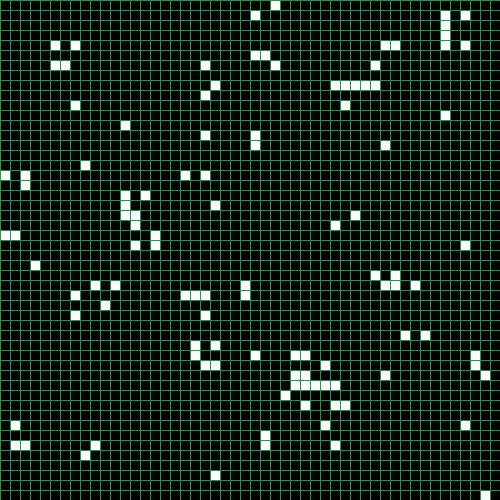
Frame 1 (no input)
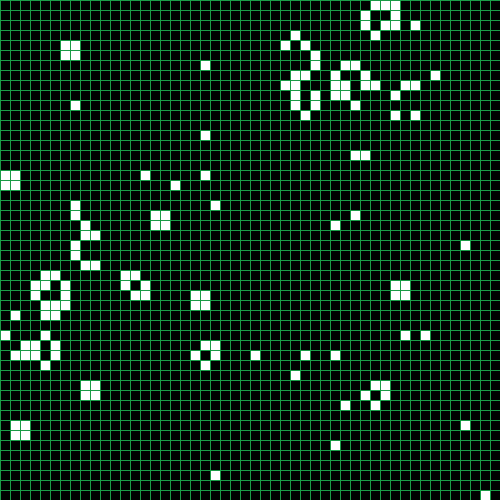
Frame 60 (the mouse pressed at the canvas centre just before this capture)
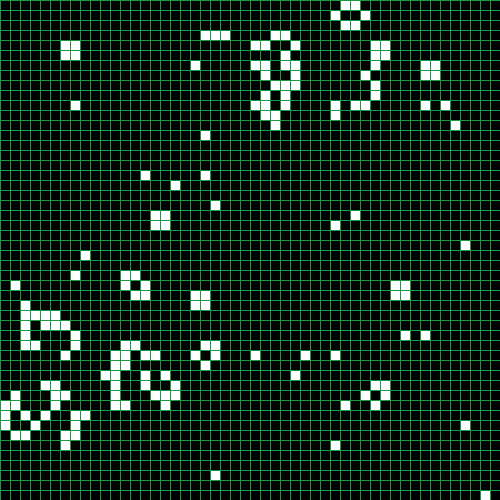
Frame 120 (the mouse held since frame 60 and released just before this capture)

The Processing sketch that drew these frames (run headless with seeded random() and noise(); from frame 60 on, the mouse is pressed at the canvas centre):

// Processing sketch: processing_166582
// ── processing_166582.pde

int cols = 50;
int rows = 50;
int videoScale = 10;

// Declare 2D array
Life[][] myArray = new Life[cols][rows];

boolean start = true;

void setup() {
  size(500, 500);
  background(0);
  frameRate(15);
}


void draw() {
  if (keyPressed == true && (key == 'r' || key == 'R')) {
    start = true;
  }

  if (start == true) {
    start = false;
    // create random board
    for (int i = 0; i < cols; i++) {
      for (int j = 0; j < rows; j++) {
        boolean status = randBool();
        myArray[i][j] = new Life(i, j, status, false);
      }
    }

    // Draw points
    for (int i = 0; i < cols; i++) {
      for (int j = 0; j < rows; j++) {
        drawLife(i, j, myArray[i][j].living);
      }
    }
  }

  int neighbors;
  // simulating life
  for (int i = 0; i < cols; i++) {
    for (int j = 0; j < rows; j++) {
      neighbors = countNeighbor(i, j);
      if (myArray[i][j].living == false && neighbors == 3) {
        myArray[i][j].next = true;
      }

      if (myArray[i][j].living == true && (neighbors == 1 || neighbors > 3)) {
        myArray[i][j].next = false;
      }
    }
  }
  //make the new values
  for (int i = 0; i < cols; i++) {
    for (int j = 0; j < rows; j++) {
      if (myArray[i][j].next == true) {
        myArray[i][j].living = true;
      }
      if (myArray[i][j].next == false) {
        myArray[i][j].living = false;
      }
      drawLife(i, j, myArray[i][j].living);
    }
  }
}




class Life {
  int positionX;
  int positionY;
  boolean living;
  boolean next;
  Life (int posX, int posY, boolean alive, boolean nextLife) {
    positionX = posX;
    positionY = posY;
    living = alive;
    next = nextLife;
  }
}

boolean randBool() {
  int swag = (int)random(9);
  if (swag == 0) {
    return true;
  } 
  else {
    return false;
  }
}

void drawLife (int posX, int posY, boolean life) {
  int x = posX*videoScale;
  int y = posY*videoScale;

  if (life) {
    fill(255);
  } 
  else {
    fill(0);
  }
  stroke(27, 155, 70);
  rect(x, y, videoScale, videoScale);
}

int countNeighbor(int posX, int posY) {
  int neighbor = 0;
  for (int x = -1; x <= 1; x++) {
    for (int y = -1; y <= 1; y++) {
      if (y == 0 && x == 0) {
        continue;
      }
      if ((posX + x >= 0 && posX + x < cols) && (posY + y >= 0 && posY + y < rows) && (myArray[posX+ x][posY + y].living == true)) {
        neighbor++;
      }
    }
  }
  return neighbor;
}
